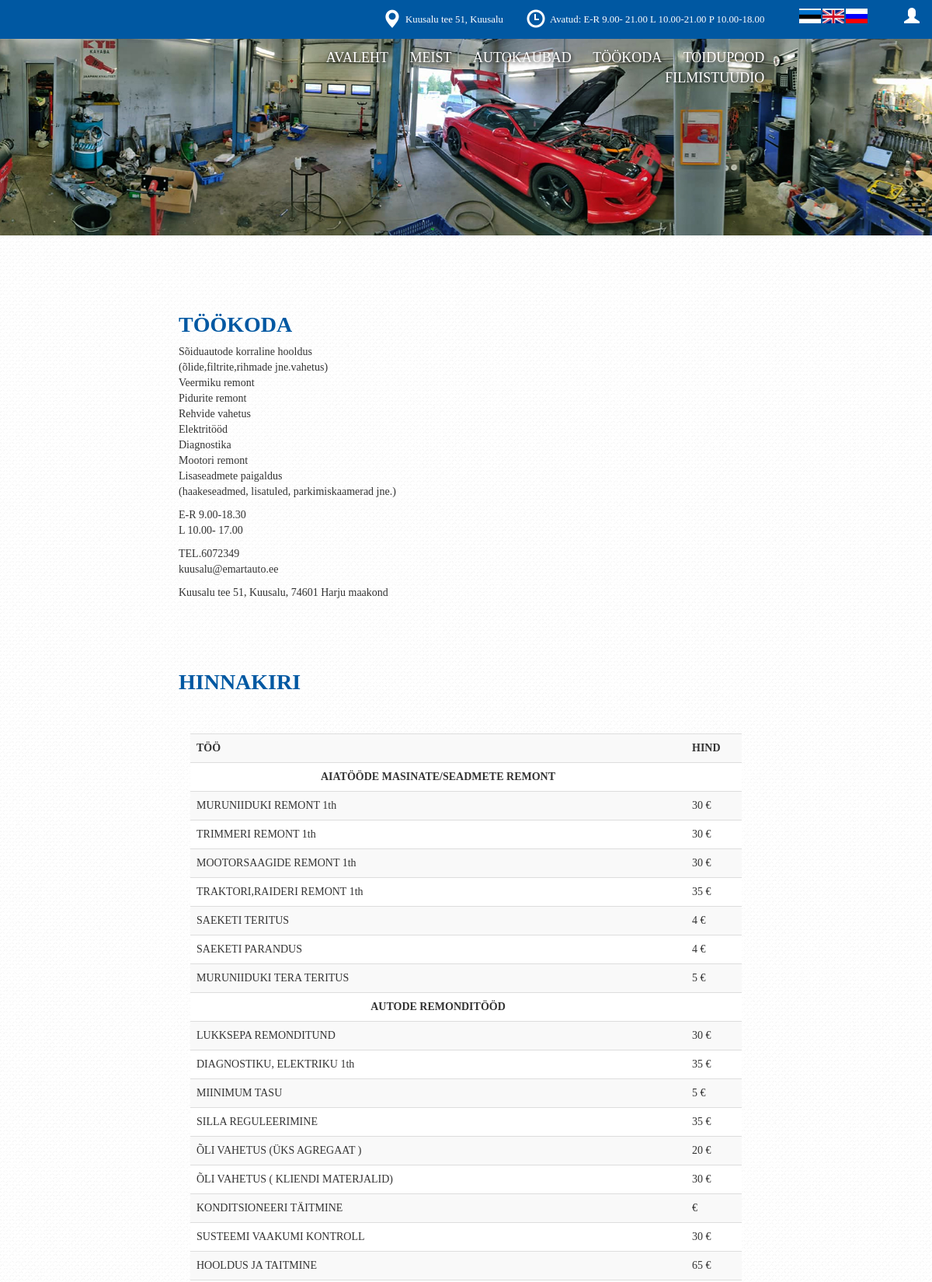
Screenshot of /repair (upper part) with the database file from the repository.
### navbar/models.py (models this page shows, shortened)
class contact(models.Model):
	name = models.CharField(max_length=30, unique=True)
	phone = models.CharField(max_length=15, unique=True)
	email = models.CharField(max_length=50, unique=True)
	address = models.CharField(max_length=50, unique=True)
	gmaps_x = models.CharField(max_length=10, unique=True)
	gmaps_y = models.CharField(max_length=10, unique=True)
	gmaps_zoom = models.CharField(max_length=2, unique=True)
	gmaps_API = models.CharField(max_length=64, unique=True)
	open_hours = models.CharField(max_length=64, unique=True, blank=True)
	footer_info = models.TextField(blank=True)

class navbar_lang(models.Model):
	lang = models.CharField(max_length=3, unique=True)
	index = models.CharField(max_length=15, blank=True)
	about = models.CharField(max_length=15, blank=True)
	browser = models.CharField(max_length=15, blank=True)
	food_store = models.CharField(max_length=15, blank=True)
	film_studio = models.CharField(max_length=15, blank=True)
	repair = models.CharField(max_length=15, blank=True)
	navigation = models.CharField(max_length=15, blank=True)
	open_hours = models.CharField(max_length=15, blank=True)

class langs(models.Model):
	lang = models.CharField(max_length=3, unique=True)
	flag = models.ImageField()

### repair/models.py (models this page shows, shortened)
class repair_lang(models.Model):
	lang = models.CharField(max_length=3, unique=True)
	bg_img = models.ImageField(blank=True)
	header = models.CharField(max_length=999, blank=True)
	text = models.TextField(blank=True)
	menu = models.CharField(max_length=999, blank=True)
	table_field1 = models.CharField(max_length=99, blank=True)
	table_field2 = models.CharField(max_length=99, blank=True)

class menu(models.Model):
	lang = models.CharField(max_length=3)
	item_cat = models.CharField(max_length=99, blank=True)
	item_name = models.CharField(max_length=99, blank=True)
	item_price = models.CharField(max_length=9, blank=True)

### repair/views.py (the view)
# urls.py: url(r'^repair', include('repair.urls')),
def repair(request):
	if 'lang' not in request.session:
		request.session['lang'] = 'est'
	flags = []
	for item in langs.objects.all():
		flags.append(item)
	if bool(request.POST) == True:
		if request.POST['submit-btn'] == 'lang':
			request.session['lang'] = request.POST['langselect']
			return HttpResponseRedirect('/repair') #INDEX\i puhul '/'
	menuu = []
	hetkel = ""
	asd = []
	for i in menu.objects.filter(lang=request.session['lang']):
		asd.append(i)
	asd = sorted(asd, key=lambda k: k.item_cat)
	for i in asd:
		if hetkel != i.item_cat:
			hetkel = i.item_cat
			menuu.append({"item_cat":"KATEGOORIA","item_name":hetkel,"item_price":""})
		menuu.append(i)
	return render(request, 'repair.html', context={
		'contact':contact.objects.all()[0],
		'navbar_lang':navbar_lang.objects.get(lang=request.session['lang']),
		'flags':flags,
		'lang': repair_lang.objects.get(lang=request.session['lang']),
		'menu': menuu,
		'social_media':social_media.objects.all()
		})

### templates/repair.html (shortened to what this page needs)
{% load staticfiles %}
<!DOCTYPE html>
<html lang="en">
<head>
	<link rel="stylesheet" type="text/css" href="{% static 'repair.css' %}">
</head>
<body style="background-image: url('{% static 'BG.jpg' %}');">
{% include "navbar/navbar.html" %}
<div class="col-xs-12 repair-bg"><img src="{{ lang.bg_img.url }}"></div>
<div class="col-xs-12 col-lg-2"></div>
<div class="col-xs-12 col-lg-8 ">
	<div class="col-xs-12 repair">
		<h3>{{ lang.header }}</h3>
		<p>{{ lang.text|linebreaks }}</p>
		<br><br><br>
		<h3>{{ lang.menu }}</h3>
		<div class="col-xs-12 repair-table">
			<table class="table table-striped">
				<tr>
					<th>{{ lang.table_field1 }}</th>
					<th>{{ lang.table_field2 }}</th>
				</tr>
				{% for item in menu %}
					{% if item.item_cat == "KATEGOORIA" %}
					<tr>
						<td style="text-align: center;"><b>{{ item.item_name }}</b></td>
						<td></td>
					</tr>
					{% else %}
					<tr>
						<td>{{ item.item_name }}</td>
						{% if i.item_price == "" %}
						<td></td>
						{% else %}
						<td>{{ item.item_price }} €</td>
						{% endif %}
					</tr>
					{% endif %}
				{% endfor %}
			</table>
		</div>
	</div>
</div>
<div class="col-xs-12 col-lg-2"></div>
</body>
</html>

### templates/navbar/navbar.html (shortened to what this page needs)
{% load staticfiles %}
<link rel="stylesheet" href="https://maxcdn.bootstrapcdn.com/bootstrap/3.3.7/css/bootstrap.min.css">
<link rel="stylesheet" href="https://maxcdn.bootstrapcdn.com/bootstrap/3.3.7/css/bootstrap-theme.min.css">
<link rel="stylesheet" type="text/css" href="{% static 'all.css' %}">
<link rel="stylesheet" href="https://cdnjs.cloudflare.com/ajax/libs/font-awesome/4.7.0/css/font-awesome.min.css">
<a href="/login"><span class="glyphicon glyphicon-user" aria-hidden="true"></span></a>
	<div class="navbar navbar-desktop">
		<div class="col-xs-10 navbar-desktop__info">
			<h3>
				<span class="glyphicon glyphicon-map-marker" aria-hidden="true"></span>
				<sup>{{ contact.address }}</sup>
				<span class="glyphicon glyphicon-time" aria-hidden="true"></span>
				<sup>{{ navbar_lang.open_hours }}: {{ contact.open_hours }}</sup>
			</h3>
		</div>
		<div class="col-xs-2 navbar-desktop__langs">
			{% for flag in flags %}
			<div class="col-xs-2 navbar-desktop__langs__item">
				<form method="POST"> {% csrf_token %}
					<button type="submit" name="submit-btn" value="lang">
						<img src="{{ flag.flag.url }}">
					</button>
				</form>
			</div>
			{% endfor %}
		</div>
		<div class="col-xs-3"></div>
		<div class="col-xs-7 navbar-desktop__nav">
			<a href="/">{{ navbar_lang.index }}</a>
			<a href="/meist">{{ navbar_lang.about }}</a>
			<a href="/browser">{{ navbar_lang.browser }}</a>
			<a href="/repair">{{ navbar_lang.repair }}</a>
			<a href="/foodstore">{{ navbar_lang.food_store }}</a>
			<a href="/filmstudio">{{ navbar_lang.film_studio }}</a>
		</div>
		<div class="col-xs-2"></div>
	</div>
	<div class="col-xs-12 navbar-spacer"></div>

### static/repair.css (style rules this page uses)
.repair-bg { margin: 0 0 0 0; padding: 0 0 0 0 !important; }
.repair-bg img { width: 100vw; }
.repair { margin-top: 10vh; }
.repair h3 { color: #0058a2; font-size: 3.5vh; font-weight: bold; }
.repair p { font-size: 1.75vh; }
.repair-table { margin-top: 5vh; padding: 0 0 0 0; font-size: 1.75vh; }

### static/all.css (style rules this page uses)
html { overflow-x: hidden; }
body { font-family: ProximaNova; font-weight: 250; overflow-x: hidden; width: 100vw; }
.navbar { background-color: #0058a2; margin: 0 0 0 0; position: fixed; color: white; z-index: 9999; }
.navbar-spacer { height: 4.5vh; }
.glyphicon-user { position: fixed; top: 1.25vh; right: 2vh; font-size: 2.5vh; z-index: 9999999; color: white; cursor: pointer; }
.navbar-desktop { height: 4vh; width: 100vw; border-radius: 0 0 0 0; }
.navbar-desktop__info { text-align: right; }
.navbar-desktop__info h3 { margin-top: 1.25vh; margin-bottom: 0.75vh; }
.navbar-desktop__info h3 sup { font-size: 1.6vh; }
.navbar-desktop__info h3 span { font-size: 3vh; padding-left: 3vh; }
.navbar-desktop__nav { text-align: right; padding-top: 2vh; }
.navbar-desktop__nav a { color: white; text-decoration: none; font-size: 2.25vh; margin-left: 3vh; text-shadow: 1px 1px 5px rgba(0,0,0,0.6), 1px 1px 5px rgba(0,0,0,0.6); }
.navbar-desktop__langs__item { margin-top: 1.25vh; }
.navbar-desktop__langs__item img { width: 3.5vh; height: 2.1vh; margin-top: -1px; }
.navbar-desktop__langs__item button { display: inline-block; padding: 0 0 0 0; border: none; width: 3.4vh; height: 2vh; border: none; }
table { background-color: rgba(255,255,255,1); }

### rows the page displays
contact: address "Kuusalu tee 51, Kuusalu", open_hours "E-R 9.00- 21.00 L 10.00-21.00 P 10.00-18.00"
navbar_lang: open_hours "Avatud", index "AVALEHT", about "MEIST", browser "AUTOKAUBAD", repair "TÖÖKODA", food_store "TOIDUPOOD", film_studio "FILMISTUUDIO"
langs: flag (picture)
langs: flag (picture)
langs: flag (picture)
repair_lang: bg_img (picture), header "TÖÖKODA", text "Sõiduautode korraline hooldus (õlide,filtrite,rihmade jne.vahetus) Veermiku remont Pidurite remont Rehvide vahetus Elektritööd Diagnostika Mootori remont Lisaseadmete paigaldus (haakeseadmed, lisatuled, parkimiskaamerad jne.) E-R 9.00-18.30 L 10.00- 17.00 TEL.6072349 kuusalu@emartauto.ee Kuusalu tee 51, Kuusalu, 74601 Harju maakond", menu "HINNAKIRI", table_field1 "TÖÖ", table_field2 "HIND"
menu: item_name "AIATÖÖDE MASINATE/SEADMETE REMONT", item_name "MURUNIIDUKI REMONT 1th", item_price "30"
menu: item_name "TRIMMERI REMONT 1th", item_price "30"
menu: item_name "MOOTORSAAGIDE REMONT 1th", item_price "30"
menu: item_name "TRAKTORI,RAIDERI REMONT 1th", item_price "35"
menu: item_name "SAEKETI TERITUS", item_price "4"
menu: item_name "SAEKETI PARANDUS", item_price "4"
menu: item_name "MURUNIIDUKI TERA TERITUS", item_price "5"
menu: item_name "AUTODE REMONDITÖÖD", item_name "LUKKSEPA REMONDITUND", item_price "30"
menu: item_name "DIAGNOSTIKU, ELEKTRIKU 1th", item_price "35"
menu: item_name "MIINIMUM TASU", item_price "5"
menu: item_name "SILLA REGULEERIMINE", item_price "35"
menu: item_name "ÕLI VAHETUS (ÜKS AGREGAAT )", item_price "20"
menu: item_name "ÕLI VAHETUS ( KLIENDI MATERJALID)", item_price "30"
menu: item_name "KONDITSIONEERI TÄITMINE"
menu: item_name "SUSTEEMI VAAKUMI KONTROLL", item_price "30"
menu: item_name "HOOLDUS JA TAITMINE", item_price "65"
